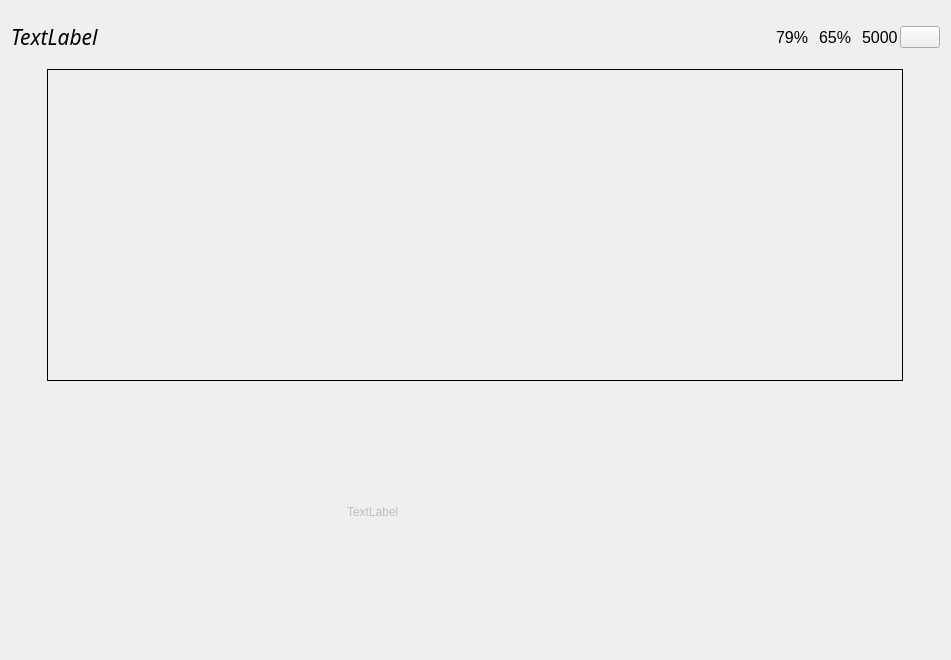
<?xml version="1.0" encoding="UTF-8"?>
<ui version="4.0">
 <class>FormMenuInGame</class>
 <widget class="QWidget" name="FormMenuInGame">
  <property name="geometry">
   <rect>
    <x>0</x>
    <y>0</y>
    <width>951</width>
    <height>660</height>
   </rect>
  </property>
  <property name="windowTitle">
   <string>Form</string>
  </property>
  <layout class="QVBoxLayout" name="verticalLayout">
   <item>
    <layout class="QHBoxLayout" name="horizontalLayout">
     <property name="spacing">
      <number>2</number>
     </property>
     <property name="sizeConstraint">
      <enum>QLayout::SetMinimumSize</enum>
     </property>
     <item>
      <widget class="QLabel" name="label_PlayerName">
       <property name="maximumSize">
        <size>
         <width>16777215</width>
         <height>32</height>
        </size>
       </property>
       <property name="font">
        <font>
         <family>Tw Cen MT</family>
         <pointsize>16</pointsize>
         <italic>true</italic>
        </font>
       </property>
       <property name="text">
        <string>TextLabel</string>
       </property>
      </widget>
     </item>
     <item>
      <spacer name="horizontalSpacer">
       <property name="orientation">
        <enum>Qt::Horizontal</enum>
       </property>
       <property name="sizeHint" stdset="0">
        <size>
         <width>40</width>
         <height>20</height>
        </size>
       </property>
      </spacer>
     </item>
     <item>
      <widget class="QLabel" name="label_moralsIcon">
       <property name="text">
        <string/>
       </property>
       <property name="pixmap">
        <pixmap resource="resources.qrc">:/images/icons/theatrical-masks.png</pixmap>
       </property>
      </widget>
     </item>
     <item>
      <widget class="QLabel" name="label_moralsValue">
       <property name="font">
        <font>
         <pointsize>12</pointsize>
        </font>
       </property>
       <property name="text">
        <string>79%</string>
       </property>
      </widget>
     </item>
     <item>
      <widget class="QLabel" name="label_ConditionIcon">
       <property name="text">
        <string/>
       </property>
       <property name="pixmap">
        <pixmap resource="resources.qrc">:/images/icons/hot-coffee-rounded-cup-on-a-plate-from-side-view (1).png</pixmap>
       </property>
      </widget>
     </item>
     <item>
      <widget class="QLabel" name="label_ConditionValue">
       <property name="font">
        <font>
         <pointsize>12</pointsize>
        </font>
       </property>
       <property name="text">
        <string>65%</string>
       </property>
      </widget>
     </item>
     <item>
      <widget class="QLabel" name="label_MoneyIcon">
       <property name="maximumSize">
        <size>
         <width>64</width>
         <height>64</height>
        </size>
       </property>
       <property name="text">
        <string/>
       </property>
       <property name="pixmap">
        <pixmap resource="resources.qrc">:/images/icons/gold-ingots.png</pixmap>
       </property>
       <property name="scaledContents">
        <bool>true</bool>
       </property>
      </widget>
     </item>
     <item>
      <widget class="QLabel" name="label_Money">
       <property name="font">
        <font>
         <pointsize>12</pointsize>
        </font>
       </property>
       <property name="text">
        <string>5000</string>
       </property>
      </widget>
     </item>
     <item>
      <widget class="QPushButton" name="pushButton">
       <property name="text">
        <string/>
       </property>
       <property name="icon">
        <iconset resource="resources.qrc">
         <normaloff>:/images/icons/settings-work-tool.png</normaloff>:/images/icons/settings-work-tool.png</iconset>
       </property>
       <property name="iconSize">
        <size>
         <width>32</width>
         <height>32</height>
        </size>
       </property>
      </widget>
     </item>
    </layout>
   </item>
   <item>
    <layout class="QGridLayout" name="gridLayout">
     <item row="1" column="0">
      <widget class="QLabel" name="label_3">
       <property name="enabled">
        <bool>false</bool>
       </property>
       <property name="minimumSize">
        <size>
         <width>250</width>
         <height>250</height>
        </size>
       </property>
       <property name="maximumSize">
        <size>
         <width>250</width>
         <height>250</height>
        </size>
       </property>
       <property name="text">
        <string/>
       </property>
      </widget>
     </item>
     <item row="0" column="0" colspan="2">
      <widget class="QLabel" name="label_2">
       <property name="minimumSize">
        <size>
         <width>820</width>
         <height>312</height>
        </size>
       </property>
       <property name="maximumSize">
        <size>
         <width>1900</width>
         <height>312</height>
        </size>
       </property>
       <property name="frameShape">
        <enum>QFrame::Box</enum>
       </property>
       <property name="text">
        <string/>
       </property>
      </widget>
     </item>
     <item row="1" column="1">
      <widget class="QLabel" name="label">
       <property name="enabled">
        <bool>false</bool>
       </property>
       <property name="minimumSize">
        <size>
         <width>550</width>
         <height>250</height>
        </size>
       </property>
       <property name="maximumSize">
        <size>
         <width>550</width>
         <height>250</height>
        </size>
       </property>
       <property name="text">
        <string>TextLabel</string>
       </property>
      </widget>
     </item>
    </layout>
   </item>
  </layout>
 </widget>
 <resources>
  <include location="resources.qrc"/>
 </resources>
 <connections/>
</ui>
